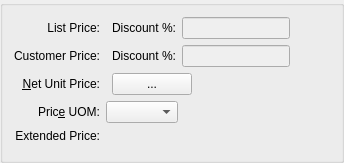
      <widget class="QGroupBox" name="_amountGroup">
       <property name="title">
        <string/>
       </property>
       <layout class="QGridLayout">
        <item row="1" column="2">
         <layout class="QHBoxLayout" name="horizontalLayout_17">
          <item>
           <widget class="CurrDisplay" name="_listPrice">
            <property name="format">
             <enum>CurrDisplay::SalesPrice</enum>
            </property>
           </widget>
          </item>
          <item>
           <widget class="QLabel" name="_discountFromListPriceLit_2">
            <property name="text">
             <string>Discount %:</string>
            </property>
            <property name="alignment">
             <set>Qt::AlignRight|Qt::AlignTrailing|Qt::AlignVCenter</set>
            </property>
           </widget>
          </item>
          <item>
           <widget class="XLineEdit" name="_discountFromListPrice">
            <property name="enabled">
             <bool>false</bool>
            </property>
            <property name="maximumSize">
             <size>
              <width>16777215</width>
              <height>16777215</height>
             </size>
            </property>
            <property name="focusPolicy">
             <enum>Qt::StrongFocus</enum>
            </property>
            <property name="alignment">
             <set>Qt::AlignRight</set>
            </property>
           </widget>
          </item>
          <item>
           <spacer name="horizontalSpacer_7">
            <property name="orientation">
             <enum>Qt::Horizontal</enum>
            </property>
            <property name="sizeHint" stdset="0">
             <size>
              <width>40</width>
              <height>20</height>
             </size>
            </property>
           </spacer>
          </item>
         </layout>
        </item>
        <item row="1" column="0">
         <widget class="QLabel" name="_listPriceLit_2">
          <property name="text">
           <string>List Price:</string>
          </property>
          <property name="alignment">
           <set>Qt::AlignRight|Qt::AlignTrailing|Qt::AlignVCenter</set>
          </property>
         </widget>
        </item>
        <item row="3" column="0">
         <widget class="QLabel" name="_netUnitPriceLit">
          <property name="text">
           <string>&amp;Net Unit Price:</string>
          </property>
          <property name="alignment">
           <set>Qt::AlignRight|Qt::AlignTrailing|Qt::AlignVCenter</set>
          </property>
          <property name="margin">
           <number>5</number>
          </property>
          <property name="buddy">
           <cstring>_netUnitPrice</cstring>
          </property>
         </widget>
        </item>
        <item row="4" column="2">
         <layout class="QHBoxLayout">
          <item>
           <widget class="XComboBox" name="_priceUOM">
            <property name="focusPolicy">
             <enum>Qt::ClickFocus</enum>
            </property>
           </widget>
          </item>
          <item>
           <spacer>
            <property name="orientation">
             <enum>Qt::Horizontal</enum>
            </property>
            <property name="sizeHint" stdset="0">
             <size>
              <width>0</width>
              <height>20</height>
             </size>
            </property>
           </spacer>
          </item>
         </layout>
        </item>
        <item row="5" column="0">
         <widget class="QLabel" name="_extendedPriceLit">
          <property name="text">
           <string>Extended Price:</string>
          </property>
          <property name="alignment">
           <set>Qt::AlignRight|Qt::AlignTop|Qt::AlignTrailing</set>
          </property>
          <property name="margin">
           <number>5</number>
          </property>
         </widget>
        </item>
        <item row="3" column="2">
         <layout class="QHBoxLayout">
          <item>
           <widget class="CurrCluster" name="_netUnitPrice">
            <property name="format">
             <enum>CurrDisplay::SalesPrice</enum>
            </property>
            <property name="currencyEditable" stdset="0">
             <bool>false</bool>
            </property>
           </widget>
          </item>
          <item>
           <widget class="QPushButton" name="_listPrices">
            <property name="focusPolicy">
             <enum>Qt::NoFocus</enum>
            </property>
            <property name="text">
             <string> ... </string>
            </property>
           </widget>
          </item>
          <item>
           <spacer>
            <property name="orientation">
             <enum>Qt::Horizontal</enum>
            </property>
            <property name="sizeHint" stdset="0">
             <size>
              <width>0</width>
              <height>20</height>
             </size>
            </property>
           </spacer>
          </item>
         </layout>
        </item>
        <item row="4" column="0">
         <widget class="QLabel" name="_priceUOMLit">
          <property name="text">
           <string>Pric&amp;e UOM:</string>
          </property>
          <property name="textFormat">
           <enum>Qt::RichText</enum>
          </property>
          <property name="alignment">
           <set>Qt::AlignRight|Qt::AlignTrailing|Qt::AlignVCenter</set>
          </property>
          <property name="margin">
           <number>5</number>
          </property>
          <property name="buddy">
           <cstring>_priceUOM</cstring>
          </property>
         </widget>
        </item>
        <item row="5" column="2">
         <layout class="QHBoxLayout">
          <item>
           <widget class="CurrCluster" name="_extendedPrice">
            <property name="focusPolicy">
             <enum>Qt::NoFocus</enum>
            </property>
            <property name="format">
             <enum>CurrDisplay::ExtPrice</enum>
            </property>
            <property name="localControl">
             <bool>false</bool>
            </property>
            <property name="currencyEditable" stdset="0">
             <bool>false</bool>
            </property>
            <property name="currencyVisible">
             <bool>false</bool>
            </property>
            <property name="enabled">
             <bool>false</bool>
            </property>
           </widget>
          </item>
          <item>
           <spacer>
            <property name="orientation">
             <enum>Qt::Horizontal</enum>
            </property>
            <property name="sizeHint" stdset="0">
             <size>
              <width>0</width>
              <height>20</height>
             </size>
            </property>
           </spacer>
          </item>
         </layout>
        </item>
        <item row="2" column="2">
         <layout class="QHBoxLayout" name="horizontalLayout_16">
          <item>
           <widget class="CurrDisplay" name="_customerPrice">
            <property name="format">
             <enum>CurrDisplay::SalesPrice</enum>
            </property>
           </widget>
          </item>
          <item>
           <widget class="QLabel" name="_discountFromCustLit_2">
            <property name="minimumSize">
             <size>
              <width>0</width>
              <height>0</height>
             </size>
            </property>
            <property name="text">
             <string>Discount %:</string>
            </property>
            <property name="alignment">
             <set>Qt::AlignRight|Qt::AlignTrailing|Qt::AlignVCenter</set>
            </property>
           </widget>
          </item>
          <item>
           <widget class="XLineEdit" name="_discountFromCust">
            <property name="enabled">
             <bool>false</bool>
            </property>
            <property name="alignment">
             <set>Qt::AlignRight|Qt::AlignTrailing|Qt::AlignVCenter</set>
            </property>
           </widget>
          </item>
          <item>
           <spacer name="horizontalSpacer_6">
            <property name="orientation">
             <enum>Qt::Horizontal</enum>
            </property>
            <property name="sizeHint" stdset="0">
             <size>
              <width>40</width>
              <height>20</height>
             </size>
            </property>
           </spacer>
          </item>
         </layout>
        </item>
        <item row="2" column="0">
         <widget class="QLabel" name="_customerPriceLit_2">
          <property name="text">
           <string>Customer Price:</string>
          </property>
          <property name="alignment">
           <set>Qt::AlignRight|Qt::AlignTrailing|Qt::AlignVCenter</set>
          </property>
         </widget>
        </item>
       </layout>
      </widget>
